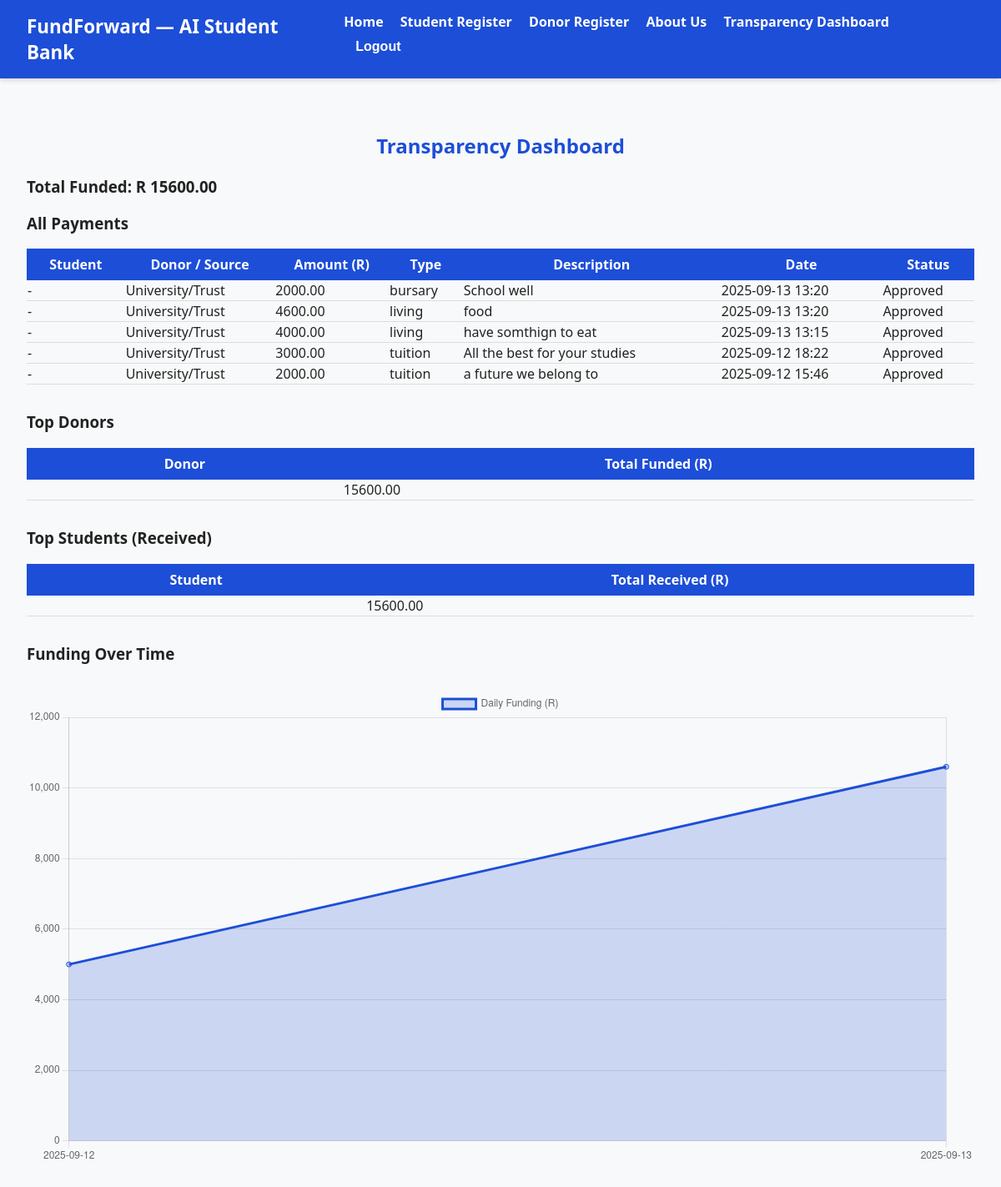
Before: /transparency/ (signed in) with the older database file.
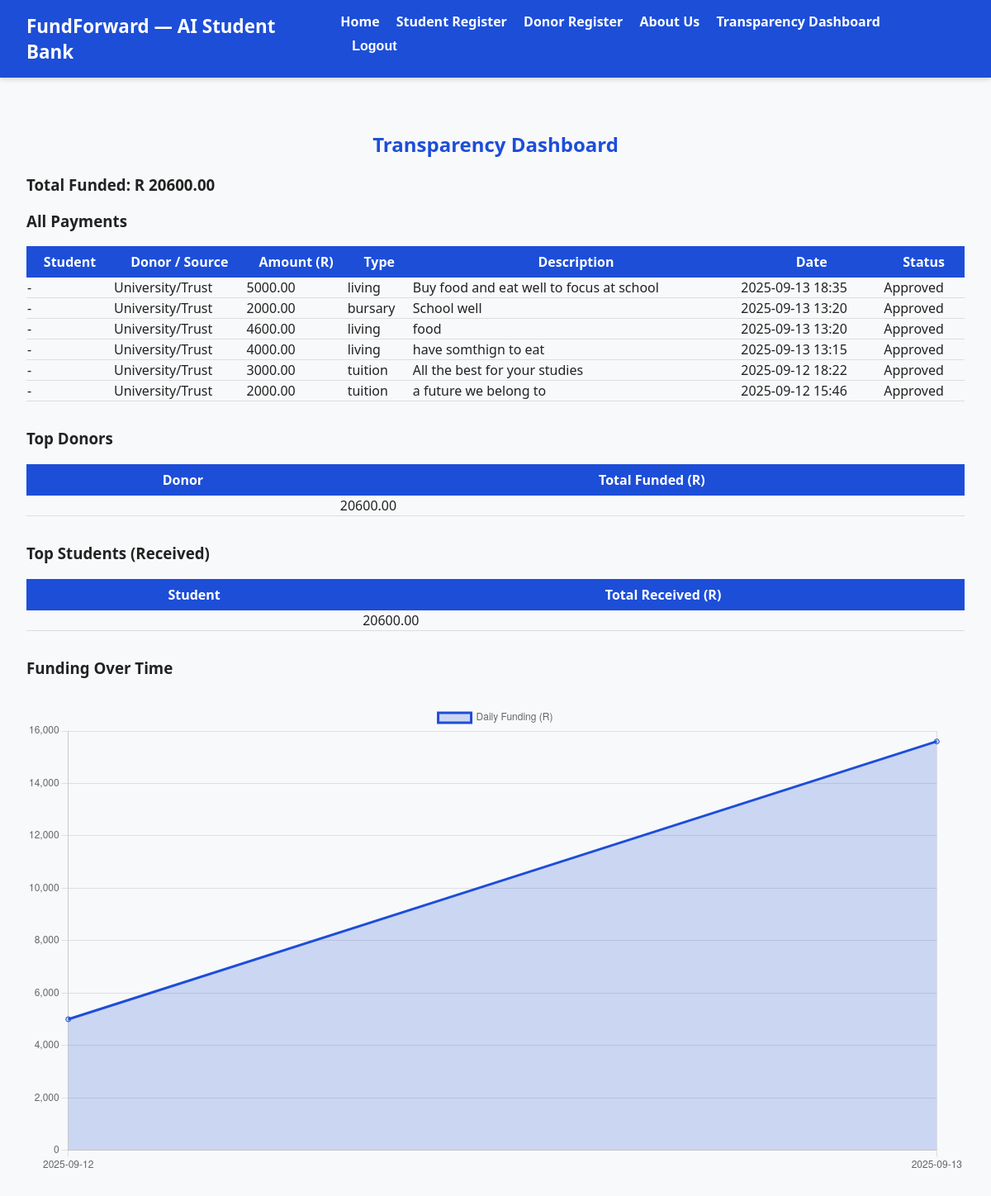
After: the same page with the newer database file.
### predictor/models.py (models this page shows, shortened)
class UniversityPayment(models.Model):
    student = models.ForeignKey('Student', on_delete=models.CASCADE, related_name="university_payments")
    donor = models.ForeignKey('Donor', null=True, blank=True, on_delete=models.SET_NULL)
    amount = models.DecimalField(max_digits=10, decimal_places=2)
    payment_type = models.CharField(
        max_length=50,
        choices=[('bursary','Bursary'),('tuition','Tuition'),('living','Living Costs')],
        default='bursary'
    )
    description = models.TextField(blank=True)
    timestamp = models.DateTimeField(default=timezone.now)
    approved = models.BooleanField(default=True)

class Student(models.Model):
    user = models.OneToOneField(User, on_delete=models.CASCADE, null=True, blank=True)  # <-- added
    student_number = models.CharField(max_length=20, unique=True)
    first_name = models.CharField(max_length=100)
    last_name = models.CharField(max_length=100)
    gpa = models.FloatField(default=0.0)
    course = models.CharField(max_length=120, blank=True, null=True)
    need_score = models.FloatField(default=5.0)  # scale 0-10
    province = models.CharField(max_length=100, blank=True, null=True)
    wallet_balance = models.DecimalField(max_digits=10, decimal_places=2, default=0.0)
    registration_paid = models.BooleanField(default=False)

class Donor(models.Model):
    DONOR_TYPES = (('alumni', 'Alumni'), ('corporate', 'Corporate'), ('ngo', 'NGO'))
    user = models.OneToOneField(User, on_delete=models.CASCADE, null=True, blank=True)
    name = models.CharField(max_length=150)
    donor_type = models.CharField(max_length=30, choices=DONOR_TYPES)
    preferred_course = models.CharField(max_length=120, blank=True, null=True)
    min_gpa = models.FloatField(default=0.0)
    max_amount = models.DecimalField(max_digits=10, decimal_places=2, default=Decimal('5000.00'))
    wallet_balance = models.DecimalField(max_digits=12, decimal_places=2, default=Decimal('0.00'))
    total_donated = models.DecimalField(max_digits=14, decimal_places=2, default=Decimal('0.00'))
    csr_score = models.IntegerField(default=0)  # points (e.g. 1 point per R100 donated)
    created_at = models.DateTimeField(auto_now_add=True)

### predictor/views.py (the view, shortened to what this page needs)
# urls.py: path('transparency/', views.transparency_dashboard, name='transparency_dashboard'),
@login_required
def transparency_dashboard(request):
    user = request.user
    topup_form = None
    if hasattr(user, 'student'):
        payments = UniversityPayment.objects.filter(student=user.student).order_by('-timestamp')
    elif hasattr(user, 'donor'):
        payments = UniversityPayment.objects.filter(donor=user.donor).order_by('-timestamp')
    else:
        payments = UniversityPayment.objects.all().order_by('-timestamp')
    total_funded = sum([p.amount for p in payments if p.approved])
    donors = payments.values('donor__user__first_name', 'donor__user__last_name')\
                     .annotate(total_funded=Sum('amount')).order_by('-total_funded')
    students = payments.values('student__user__first_name', 'student__user__last_name')\
                       .annotate(total_received=Sum('amount')).order_by('-total_received')
    daily_funding = payments.values('timestamp__date')\
                            .annotate(total=Sum('amount'))\
                            .order_by('timestamp__date')
    context = {
        'payments': payments,
        'total_funded': total_funded,
        'donors': donors,
        'students': students,
        'daily_funding': daily_funding,
        'topup_form': topup_form,
    }
    return render(request, 'predictor/transparency_dashboard.html', context)

### predictor/templates/predictor/transparency_dashboard.html (shortened to what the changed rows need)
{% extends "predictor/base.html" %}
{% block content %}
<div style="max-width:1200px;margin:2rem auto;">
    <h2 style="text-align:center;color:#1d4ed8;">Transparency Dashboard</h2>
    <h3>Total Funded: R {{ total_funded|floatformat:2 }}</h3>
    <h3>All Payments</h3>
    <table style="width:100%; border-collapse: collapse; margin-bottom:2rem;">
        <thead>
            <tr style="background:#1d4ed8;color:white;">
                <th style="padding:0.5rem;">Student</th>
                <th>Donor / Source</th>
                <th>Amount (R)</th>
                <th>Type</th>
                <th>Description</th>
                <th>Date</th>
                <th>Status</th>
            </tr>
        </thead>
        <tbody>
            {% for p in payments %}
            <tr style="border-bottom:1px solid #ddd;">
                <td>{{ p.student.user.get_full_name|default:"-" }}</td>
                <td>{{ p.donor.user.get_full_name|default:"University/Trust" }}</td>
                <td>{{ p.amount|floatformat:2 }}</td>
                <td>{{ p.payment_type }}</td>
                <td>{{ p.description|default:"-" }}</td>
                <td>{{ p.timestamp|date:"Y-m-d H:i" }}</td>
                <td>{{ p.approved|yesno:"Approved,Pending" }}</td>
            </tr>
            {% empty %}
            <tr>
                <td colspan="7" style="text-align:center;">No payments found.</td>
            </tr>
            {% endfor %}
        </tbody>
    </table>
    <h3>Top Donors</h3>
    <table style="width:100%; border-collapse: collapse; margin-bottom:2rem;">
        <thead>
            <tr style="background:#1d4ed8;color:white;">
                <th style="padding:0.5rem;">Donor</th>
                <th>Total Funded (R)</th>
            </tr>
        </thead>
        <tbody>
            {% for d in donors %}
            <tr style="border-bottom:1px solid #ddd;">
                <td>{{ d.donor__user__first_name }} {{ d.donor__user__last_name }}</td>
                <td>{{ d.total_funded|floatformat:2 }}</td>
            </tr>
            {% empty %}
            <tr>
                <td colspan="2" style="text-align:center;">No donor payments found.</td>
            </tr>
            {% endfor %}
        </tbody>
    </table>
    <h3>Top Students (Received)</h3>
    <table style="width:100%; border-collapse: collapse; margin-bottom:2rem;">
        <thead>
            <tr style="background:#1d4ed8;color:white;">
                <th style="padding:0.5rem;">Student</th>
                <th>Total Received (R)</th>
            </tr>
        </thead>
        <tbody>
            {% for s in students %}
            <tr style="border-bottom:1px solid #ddd;">
                <td>{{ s.student__user__first_name }} {{ s.student__user__last_name }}</td>
                <td>{{ s.total_received|floatformat:2 }}</td>
            </tr>
            {% empty %}
            <tr>
                <td colspan="2" style="text-align:center;">No student payments found.</td>
            </tr>
            {% endfor %}
        </tbody>
    </table>
    <h3>Funding Over Time</h3>
    <canvas id="fundChart" style="margin-top:2rem;"></canvas>
</div>
<script>
    const ctx = document.getElementById('fundChart').getContext('2d');
    const labels = [
        {% for f in daily_funding %}
            "{{ f.timestamp__date|date:'Y-m-d' }}"{% if not forloop.last %},{% endif %}
        {% empty %}
            "No Data"
        {% endfor %}
    ];
    const data = [
        {% for f in daily_funding %}
            {{ f.total|floatformat:2 }}{% if not forloop.last %},{% endif %}
        {% empty %}
            0
        {% endfor %}
    ];
    new Chart(ctx, {
        type: 'line',
        data: {
            labels: labels,
            datasets: [{
                label: 'Daily Funding (R)',
                data: data,
                borderColor: '#1d4ed8',
                backgroundColor: 'rgba(29,78,216,0.2)',
                tension: 0.3,
                fill: true
            }]
        },
        options: {
            responsive: true,
            plugins: { legend: { display: true } },
            scales: { y: { beginAtZero: true } }
        }
    });
</script>
{% endblock %}

Changed rows visible on the page:
added UniversityPayment: student.user.get_full_name "-", donor.user.get_full_name "University/Trust", amount "5000.00", payment_type "living", description "Buy food and eat well to focus at school", timestamp "2025-09-13 18:35", approved "Approved"
Other visible differences:
{{ total_funded|floatformat:2 }}: "15600.00" → "20600.00"
chart data {{ f.total|floatformat:2 }}: 5000.00, 10600.00 → 5000.00, 15600.00
new list line: "20600.00"
list line gone: "15600.00"
